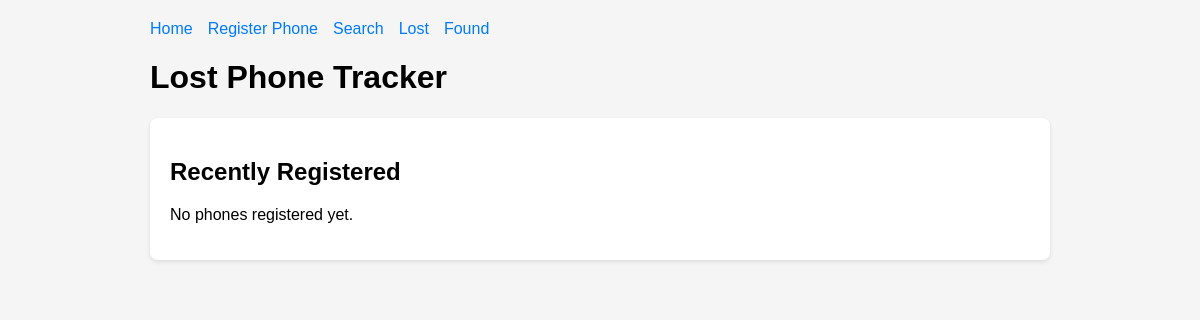
Before: / with the older database file.
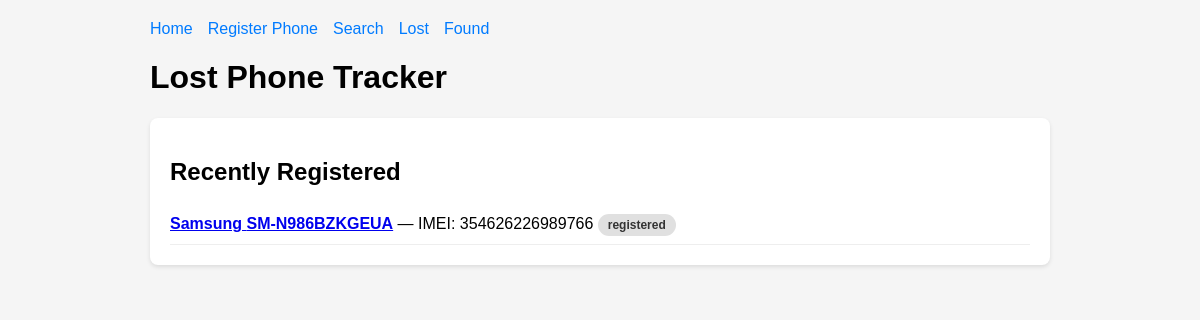
After: the same page with the newer database file.
### database.py (models this page shows)
class Phone(Base):
    __tablename__ = "phones"
    id = Column(Integer, primary_key=True, index=True)
    imei = Column(String(15), unique=True, index=True, nullable=False)
    serial_number = Column(String(50))
    brand = Column(String(50))
    model = Column(String(100))
    storage = Column(String(20))
    status = Column(String(20), default="registered")  # registered/lost/found/recovered
    notes = Column(Text)
    photo_url = Column(String(500))
    created_at = Column(DateTime, default=datetime.utcnow)
    updated_at = Column(DateTime, default=datetime.utcnow, onupdate=datetime.utcnow)

### main.py (the view)
@app.get("/", response_class=HTMLResponse)
def home(request: Request, db: Session = Depends(get_db)):
    phones = db.query(Phone).order_by(Phone.created_at.desc()).limit(20).all()
    return templates.TemplateResponse("index.html", {"request": request, "phones": phones})

### templates/index.html (shortened to what this page needs)
<!DOCTYPE html>
<html><head><meta charset="utf-8"><title>Lost Phone Tracker</title>
</head><body>
<nav><a href="/">Home</a><a href="/register">Register Phone</a><a href="/search">Search</a><a href="/status/lost">Lost</a><a href="/status/found">Found</a></nav>
<h1>Lost Phone Tracker</h1>
<div class="card">
<h2>Recently Registered</h2>
{% for p in phones %}
<div style="border-bottom:1px solid #eee;padding:8px 0">
<a href="/phone/{{p.id}}"><strong>{{p.brand}} {{p.model}}</strong></a> — IMEI: {{p.imei}}
<span class="status {{p.status}}">{{p.status}}</span>
</div>
{% else %}<p>No phones registered yet.</p>{% endfor %}
</div>
</body></html>

### templates/index.html (style rules this page uses)
body { font-family:Arial,sans-serif;max-width:900px;margin:0 auto;padding:20px;background:#f5f5f5 }
.card { background:#fff;padding:20px;margin:15px 0;border-radius:8px;box-shadow:0 2px 4px rgba(0,0,0,.1) }
.status { display:inline-block;padding:4px 10px;border-radius:12px;font-size:12px;font-weight:bold }
.registered { background:#e0e0e0;color:#333 }
nav a { margin-right:15px;text-decoration:none;color:#007bff }

Changed rows visible on the page:
added Phone: brand "Samsung", model "SM-N986BZKGEUA", imei "354626226989766", status "registered"
Other visible differences:
text no longer shown: "No phones registered yet."
